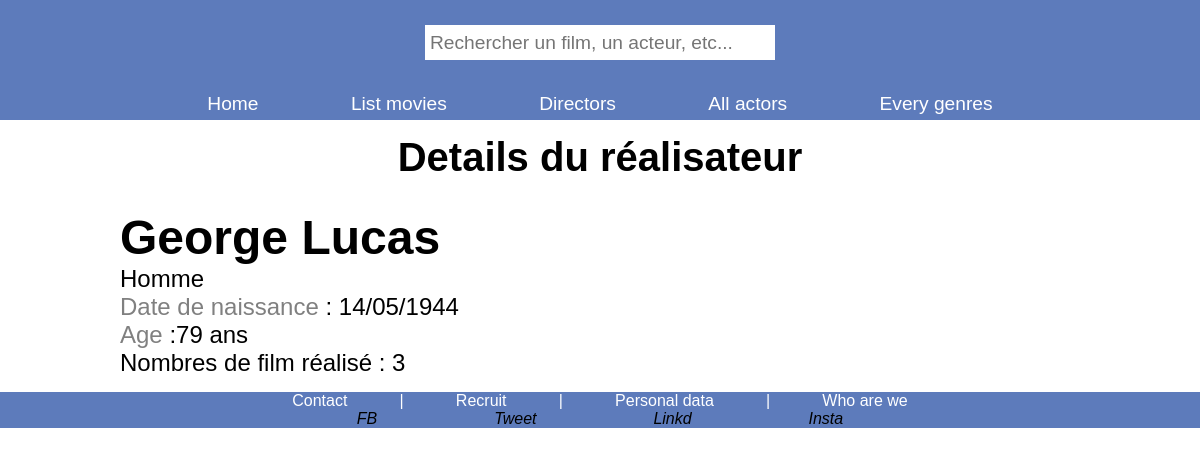
Page /index.php?action=detailsDirector&id=1 on the committed database.
### tables this page shows
CREATE TABLE IF NOT EXISTS `realisateur` (
  `id_realisateur` int NOT NULL AUTO_INCREMENT,
  `nom` varchar(255) NOT NULL,
  `prenom` varchar(255) NOT NULL,
  `sexe` varchar(255) NOT NULL,
  `dateDeNaissance` date NOT NULL,
  PRIMARY KEY (`id_realisateur`) USING BTREE
);

### controller/DirectorController.php (called while the page is built, shortened)
<?php
require_once "./bdd/DAO.php";
class DirectorController {
    public function infosRealisateur($GET_id) {
        $dao = new DAO();
        $sql =
        "SELECT CONCAT(r.prenom, ' ', r.nom) AS full_name, r.sexe, DATE_FORMAT(r.dateDeNaissance, '%d/%m/%Y') AS dateNaissance, r.dateDeNaissance, COUNT(f.id_film) AS movieDirected
        FROM realisateur r
        INNER JOIN film f ON r.id_realisateur = f.realisateur_id
        WHERE r.id_realisateur = $GET_id";
        $detailsRealisateur = $dao->executerRequete($sql);
        require "./view/director/detailsDirector.php";
    }
}
?>

### bdd/DAO.php (called while the page is built, shortened)
<?php
class DAO{
    private $bdd;
    public function __construct(){
        $this->bdd = new \PDO('mysql:host=localhost;dbname=cinema;charset=utf8', 'root', '');
    }
    public function executerRequete($sql, $params = NULL){
        if ($params == NULL){
            $resultat = $this->bdd->query($sql);
        }else{
            $resultat = $this->bdd->prepare($sql);
            $resultat->execute($params);
        }
        return $resultat;
    }
}

### view/director/detailsDirector.php (the view, shortened to what this page needs)
<h2 class="titrePage">Details du réalisateur</h2>
<?php
function showAge($dateTimeReal) {
    $dateTimeNow = new \DateTime("now");
    $dateTimeNaissance = new \DateTime($dateTimeReal);
    $agePersonne = date_diff($dateTimeNaissance, $dateTimeNow)->format("%Y ans");
    return $agePersonne;
}
while ($realisateur = $detailsRealisateur->fetch()) {
    echo "<div class='blocDetailsDirector'>",
            "<h3>".$realisateur["full_name"]."</h3>",
            "<ul>",
                "<li>".$realisateur["sexe"]."</li>",
                "<li><span>Date de naissance</span> : ".$realisateur["dateNaissance"]."</li>",
                "<li><span>Age</span> :".showAge($realisateur["dateDeNaissance"])."</li>",
                "<li>Nombres de film réalisé : ".$realisateur["movieDirected"]."</li>",
            "</ul>",
        "</div>";
?>
<?php
}
?>
<?php
require "./view/layout.php";
?>

### public/css/style.css (style rules this page uses)
:root { --primary-background-color: rgb(93, 123, 187) ; }
* { margin: 0; padding: 0; box-sizing: border-box; }
body { font-family:'Lucida Sans', 'Lucida Sans Regular', 'Lucida Grande', 'Lucida Sans Unicode', Geneva, Verdana, sans-serif }
.titrePage { padding: 15px 0; font-size: 2.5em; text-align: center; }
span { color: gray; }
.blocDetailsDirector { padding: 15px 0; }
.blocDetailsDirector h3 { font-size: 3em; }
.blocDetailsDirector ul { font-size: 1em; }
.blocDetailsDirector ul li { font-size: 1.5em; list-style: none; }

### rows in the picture
realisateur: full_name "George Lucas", sexe "Homme", dateNaissance "14/05/1944", dateDeNaissance "79 ans", movieDirected "3"
